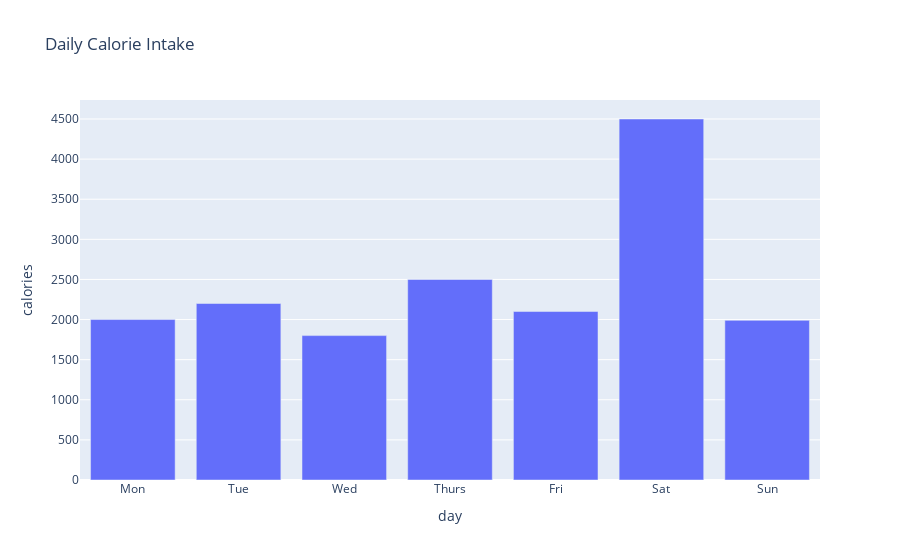

The cell this chart's notebook holds for it:
### Code cell
from django.shortcuts import render
from django.http import HttpResponse
import plotly.express as px
import pandas as pd
from plotly.offline import plot # Import plot from plotly.offline

calorie_data = {
        'day' : ['Mon','Tue','Wed','Thurs','Fri','Sat','Sun'],
        'calories' : [2000,2200,1800,2500,2100,4500,1990]
    }

    # Create a Pandas DataFrame from your data
df = pd.DataFrame(calorie_data)

    # Create the Plotly bar chart
fig = px.bar(df, x='day', y='calories', title='Daily Calorie Intake')
fig.show()

### Figure 1 — Plotly figure (JSON) as saved in the notebook; plotly's stock layout.template omitted (floating-point values rounded to 4 significant figures)
{"data": [{"hovertemplate": "day=%{x}<br>calories=%{y}<extra></extra>", "legendgroup": "", "marker": {"color": "#636efa", "pattern": {"shape": ""}}, "name": "", "orientation": "v", "showlegend": false, "textposition": "auto", "type": "bar", "x": ["Mon", "Tue", "Wed", "Thurs", "Fri", "Sat", "Sun"], "xaxis": "x", "y": [2000, 2200, 1800, 2500, 2100, 4500, 1990], "yaxis": "y"}], "layout": {"barmode": "relative", "legend": {"tracegroupgap": 0}, "title": {"text": "Daily Calorie Intake"}, "xaxis": {"anchor": "y", "domain": [0, 1], "title": {"text": "day"}}, "yaxis": {"anchor": "x", "domain": [0, 1], "title": {"text": "calories"}}}}
